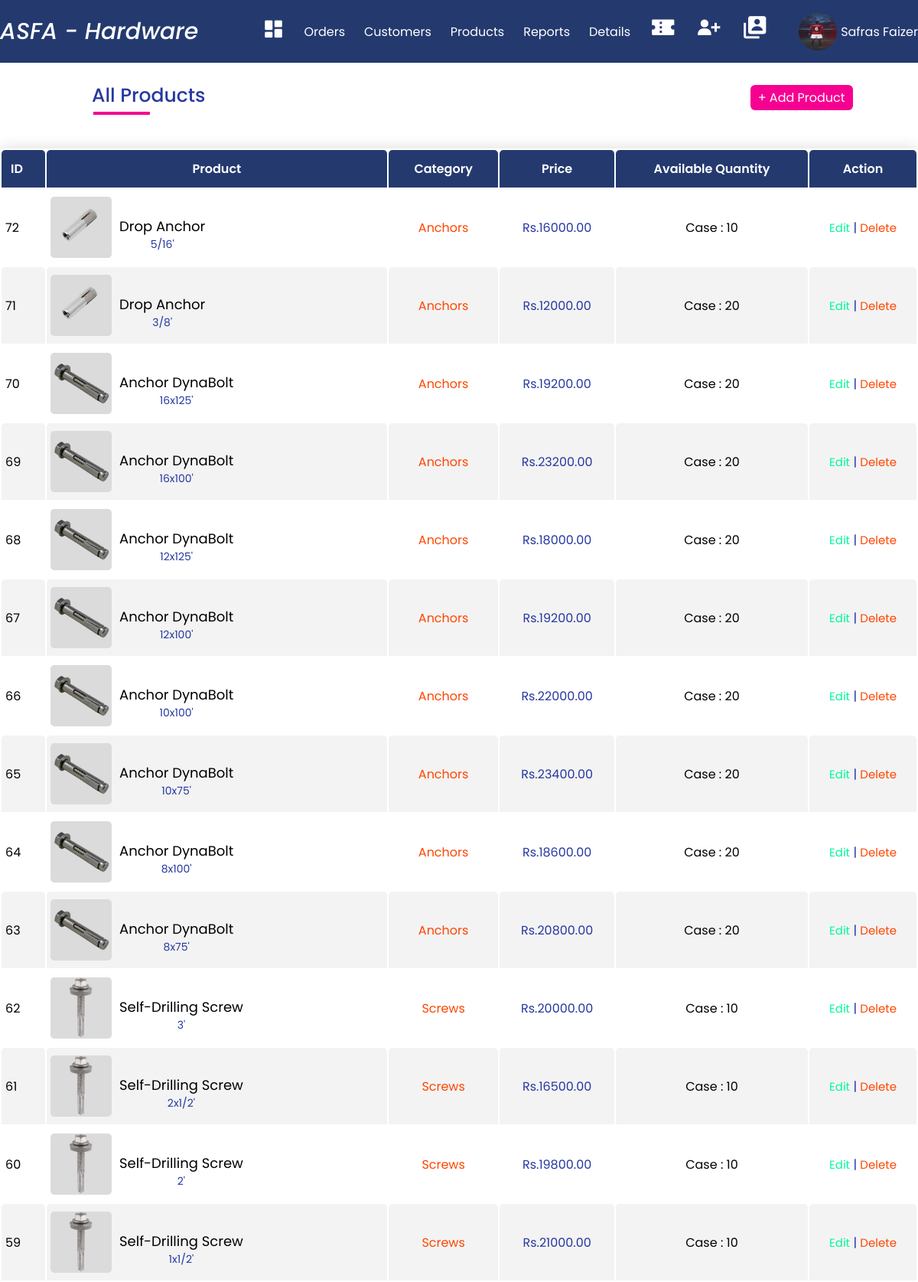
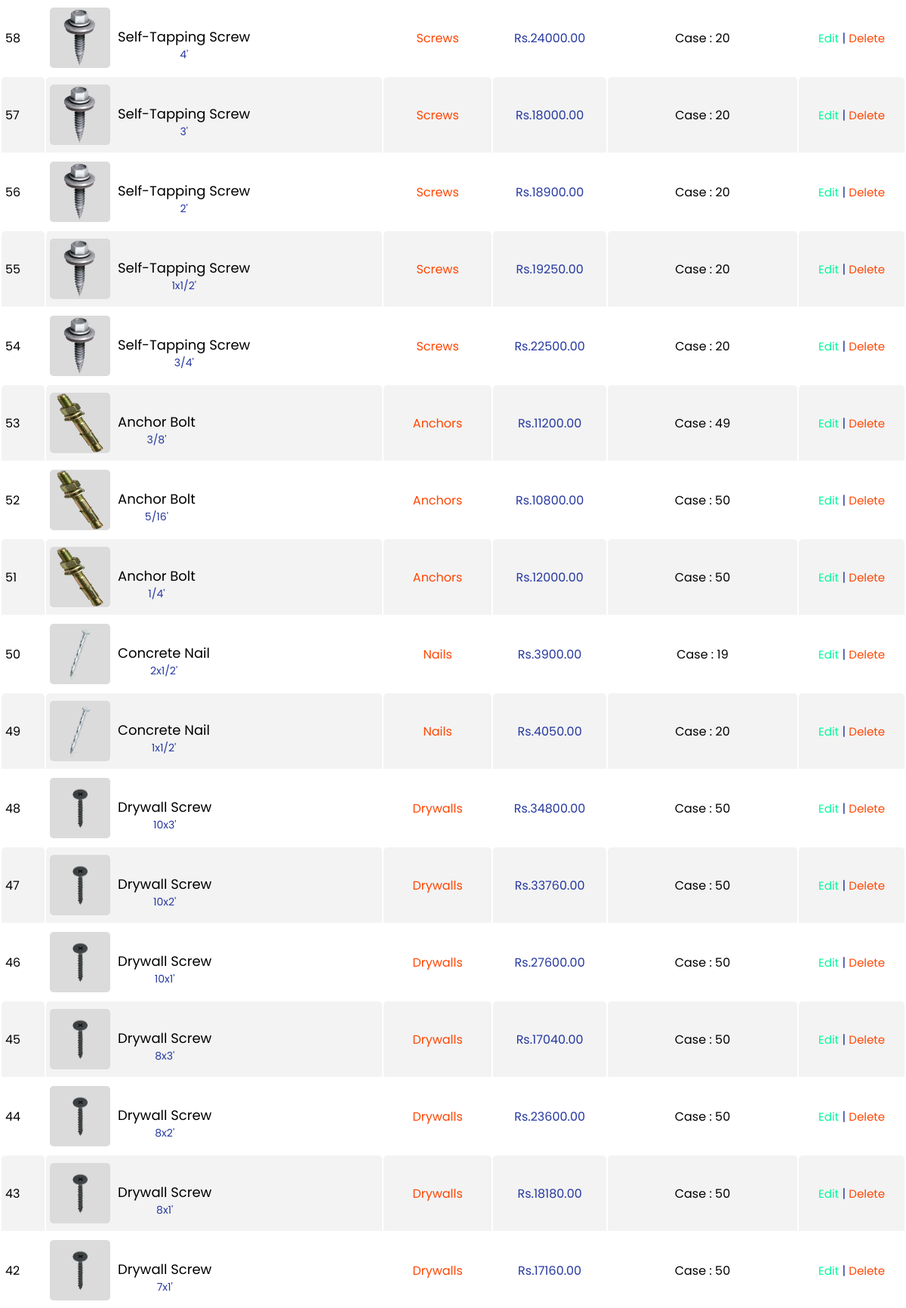
The page /Admin/Products.php (signed in, upper part) on the database its author committed (2 pictures, top to bottom).
### tables this page shows
CREATE TABLE `product` (
  `product_id` int(11) NOT NULL,
  `product_name` varchar(55) NOT NULL,
  `cat_id` int(11) NOT NULL,
  `product_size` varchar(55) NOT NULL,
  `product_quantity` int(60) NOT NULL,
  `product_details` varchar(500) NOT NULL,
  `product_image` varchar(400) NOT NULL,
  `product_price` decimal(40,0) NOT NULL,
  `time` datetime DEFAULT current_timestamp() ON UPDATE current_timestamp()
);

CREATE TABLE `category` (
  `cat_id` int(11) NOT NULL,
  `cat_name` varchar(55) NOT NULL
);

### Admin/Products.php (the view, shortened to what this page needs)
<?php
include_once("Includes/connect.php");
?>
<html>
<head>
<?php include 'Includes/Navigation2.php'; ?>
<link rel="stylesheet" href="https://cdn.jsdelivr.net/npm/@fortawesome/fontawesome-free@5.15.3/css/fontawesome.min.css">
<link rel="stylesheet" href="../Admin/CSS/Style.css" />
</head>
<body>
<div class="head">
          <h1>All Products</h1>
          <a href="../Admin/Add_Products.php" class="btn">+ Add Product</a>
</div>
<div class="container-md cart">
    <table>
				<thead>
                  <tr>
                      <th>ID</th>
                      <th>Product</th>
                      <th>Category</th>
                      <th>Price</th>
                      <th>Available Quantity</th>
                      <th>Action</th>
      </tr>
				</thead>
				<tbody>
                <?php
    $sql = "SELECT * FROM product JOIN category ON product.cat_id=category.cat_id ORDER BY `product`.`product_id` DESC";
    $result = mysqli_query($conn, $sql);
    if (mysqli_num_rows($result) > 0) {
        while($row = mysqli_fetch_assoc($result)) {
            ?>
        <tr>
        <td style="color:black;"><?php echo $row["product_id"] ?></td>
        <td>
          <div class="cart-info">
            <img src="../Admin/<?php echo  $row['product_image'] ?>" alt="">
            <div>
              <br>
              <a style="font-size: 1.8rem; color:black;" href="Product_Details.php?id=<?php echo  $row['product_id'] ?>"><?php echo $row['product_name']?></a>
              <p><?php echo $row['product_size']?>'</p>
            </div>
          </div>
        </td>
        <td> <a style="font-size: 1.6rem;" href="Categories.php?id=<?php echo  $row['cat_id'] ?>"><?php echo $row['cat_name']?></a></td>
        <td>Rs.<?php echo $row['product_price']?>.00 </td>
        <td><p style="color: black;">Case : <?php echo $row['product_quantity']?></p></td>
            <td><a style="color: #00FA9A;" href='Edit_Products.php?id=<?php echo $row["product_id"] ?>'>Edit</a>
            | <a href='Delete_Products.php?id=<?php echo $row["product_id"] ?>'>Delete</a></td>
        </tr>
        <?php
        }
      } else {
        echo "0 results";
      }
?>
				</tbody>
			</table>
    </div>
    <br>
<?php include 'Includes/Footer.php'; ?>
</body>
</html>

### Admin/Includes/Navigation2.php (shortened to what this page needs)
<?php
include_once("Includes/connect.php");
?>
<!DOCTYPE html>
<html lang="en">
<head>
  <link rel="stylesheet" href="https://cdn.jsdelivr.net/npm/boxicons@latest/css/boxicons.min.css" />
  <link rel="stylesheet" href="../Admin/CSS/Style.css" />
</head>
<body>
      <nav class="nav">
        <div class="navigation container">
          <div class="logo">
            <h1>ASFA - Hardware</h1>
          </div>
          <div class="menu">
            <ul class="nav-list">
            <li class="nav-item">
                <a href="Dashboard.php" class="nav-link icon"><i class='bx bxs-dashboard'></i></a>
              </li>
              <li class="nav-item">
                <a href="Orders.php" class="nav-link">Orders</a>
              </li>
              <li class="nav-item">
                <a href="Customers.php" class="nav-link">Customers</a>
              </li>
              <li class="nav-item">
                <a href="Products.php" class="nav-link">Products</a>
              </li>
              <li class="nav-item">
                <a href="Reports.php" class="nav-link">Reports</a>
              </li>
              <li class="nav-item">
                <a href="Delivery_Details.php" class="nav-link">Details</a>
              </li>
              <li class="nav-item">
                <a href="Coupon.php" class="nav-link icon"><i style="font-size:3.5rem;" class='bx bxs-coupon'></i></a>
              </li>
              <li class="nav-item">
                <a href="Create_Accounts.php" class="nav-link icon"><i style="font-size:3.5rem;" class='bx bxs-user-plus'></i></a>
              </li>
              <li class="nav-item">
                <a href="Admin_Profile.php" class="nav-link icon"><i style="font-size:3.5rem;" class='bx bxs-user-account'></i></a>
              </li>
              <li class="nav-item">
                <a href="#" class="nav-link"></a>
              </li>
              <li class="nav-item">
              <?php
              $a_id = $_SESSION['adminid'];
              $sql = "SELECT * FROM admin where admin_id='$a_id'";
              $result = mysqli_query($conn, $sql);
              while($row = mysqli_fetch_assoc($result)) {
              ?>
              <img src="../Admin/<?php echo  $row['admin_image'] ?>" alt="" class="avatar">
              <?php } ?>
              </li>
              <div class="right">
              <ul>
              <li>
              <span class="nav-link"><?php echo $_SESSION['admin'];?></span>
            </ul>
          </div>
        </div>
      </nav>
</body>
</html>

### Admin/CSS/Style.css (style rules this page uses)
*, *::before, *::after { margin: 0; padding: 0; box-sizing: inherit; }
html { box-sizing: border-box; font-size: 62.5%; }
body { font-family: 'Poppins', sans-serif; font-size: 1.6rem; font-weight: 400; background-color: #fff; color: #2638a0; position: relative; z-index: 1; }
h1,h2,h3,h4 { font-weight: 500; }
a { color: inherit; text-decoration: none; }
img { max-width: 100%; }
li { list-style-type: none; }
.container { max-width: 120rem; margin: 0 auto; }
.container-md { max-width: 135rem; margin: 0 auto; }
.nav { padding: 1.6rem 0; background-color: #243a6f; color: #ffffff; }
.navigation { display: flex; align-items: center; justify-content: space-between; }
.logo h1 { font-size: 3rem; font-style: italic; }
.nav-list { display: flex; align-items: center; }
.nav-item:not(:last-child) { margin-right: 0.5rem; }
.nav-link:link, .nav-link:visited { padding: 0.8rem 1rem; transition: all 300ms ease-in-out; }
.nav-link.icon { font-size: 3rem; }
.right ul li { position: relative; }
.avatar { vertical-align: middle; width: 50px; height: 50px; border-radius: 50%; }
.btn { position: relative; padding: 5px 10px; background: #243a6f; color: #fff; text-decoration: none; border-radius: 6px; }
.head .btn { position: relative; padding: 5px 10px; margin-left: 59%; background: #f60091; color: #fff; text-decoration: none; border-radius: 6px; }
.head h1 { font-size: 2.5rem; display: inline-block; position: relative; z-index: 0; margin-left: 10%; margin-top: 2%; }
.head h1::after { content: ""; position: absolute; left: 26%; bottom: -20%; transform: translate(-50%, -50%); background-color: #f60091; width: 50%; height: 0.4rem; z-index: 1; }
.cart { margin: 50px auto; border-radius: 5px 5px 0 0; border-color: #243a6f; box-shadow: 0 0 20px rgba(0, 0, 0, 0.15); }
.cart table { width: 100%; border-radius: 5px 5px 0 0; }
.cart-info { display: flex; flex-wrap: wrap; }
.cart-info p { font-size: 1.4rem; color: #2638a0; }
.cart th { text-align: center; padding: 1.2rem; color: #fff; background-color: #243a6f; font-weight: 600; font-size: 1.6rem; border-radius: 5px 5px 0 0; }
.cart td { padding: 1rem 0.5rem; border-radius: 5px 5px 0 0; border-color: #243a6f; text-align: center; }
.cart td a { color: orangered; font-size: 1.5rem; }
.cart td img { width: 8rem; height: 8rem; margin-right: 1rem; background-color: rgb(219, 219, 219); border-radius: 5px 5px 5px 5px; }
.cart td:first-child, .cart th:first-child { text-align: left; }
.cart tbody tr { border-bottom: 1px solid #dddddd; }
.cart tbody tr:nth-of-type(even) { background-color: #f3f3f3; }

### rows shown on the page
product: product_id "72", product_image (picture), product_name "Drop Anchor", product_size "5/16", cat.cat_name "Anchors", product_price "16000", product_quantity "10"
product: product_id "71", product_image (picture), product_name "Drop Anchor", product_size "3/8", cat.cat_name "Anchors", product_price "12000", product_quantity "20"
product: product_id "70", product_image (picture), product_name "Anchor DynaBolt", product_size "16x125", cat.cat_name "Anchors", product_price "19200", product_quantity "20"
product: product_id "69", product_image (picture), product_name "Anchor DynaBolt", product_size "16x100", cat.cat_name "Anchors", product_price "23200", product_quantity "20"
product: product_id "68", product_image (picture), product_name "Anchor DynaBolt", product_size "12x125", cat.cat_name "Anchors", product_price "18000", product_quantity "20"
product: product_id "67", product_image (picture), product_name "Anchor DynaBolt", product_size "12x100", cat.cat_name "Anchors", product_price "19200", product_quantity "20"
product: product_id "66", product_image (picture), product_name "Anchor DynaBolt", product_size "10x100", cat.cat_name "Anchors", product_price "22000", product_quantity "20"
product: product_id "65", product_image (picture), product_name "Anchor DynaBolt", product_size "10x75", cat.cat_name "Anchors", product_price "23400", product_quantity "20"
product: product_id "64", product_image (picture), product_name "Anchor DynaBolt", product_size "8x100", cat.cat_name "Anchors", product_price "18600", product_quantity "20"
product: product_id "63", product_image (picture), product_name "Anchor DynaBolt", product_size "8x75", cat.cat_name "Anchors", product_price "20800", product_quantity "20"
product: product_id "62", product_image (picture), product_name "Self-Drilling Screw", product_size "3", cat.cat_name "Screws", product_price "20000", product_quantity "10"
product: product_id "61", product_image (picture), product_name "Self-Drilling Screw", product_size "2x1/2", cat.cat_name "Screws", product_price "16500", product_quantity "10"
product: product_id "60", product_image (picture), product_name "Self-Drilling Screw", product_size "2", cat.cat_name "Screws", product_price "19800", product_quantity "10"
product: product_id "59", product_image (picture), product_name "Self-Drilling Screw", product_size "1x1/2", cat.cat_name "Screws", product_price "21000", product_quantity "10"
product: product_id "58", product_image (picture), product_name "Self-Tapping Screw", product_size "4", cat.cat_name "Screws", product_price "24000", product_quantity "20"
product: product_id "57", product_image (picture), product_name "Self-Tapping Screw", product_size "3", cat.cat_name "Screws", product_price "18000", product_quantity "20"
product: product_id "56", product_image (picture), product_name "Self-Tapping Screw", product_size "2", cat.cat_name "Screws", product_price "18900", product_quantity "20"
product: product_id "55", product_image (picture), product_name "Self-Tapping Screw", product_size "1x1/2", cat.cat_name "Screws", product_price "19250", product_quantity "20"
product: product_id "54", product_image (picture), product_name "Self-Tapping Screw", product_size "3/4", cat.cat_name "Screws", product_price "22500", product_quantity "20"
product: product_id "53", product_image (picture), product_name "Anchor Bolt", product_size "3/8", cat.cat_name "Anchors", product_price "11200", product_quantity "49"
product: product_id "52", product_image (picture), product_name "Anchor Bolt", product_size "5/16", cat.cat_name "Anchors", product_price "10800", product_quantity "50"
product: product_id "51", product_image (picture), product_name "Anchor Bolt", product_size "1/4", cat.cat_name "Anchors", product_price "12000", product_quantity "50"
product: product_id "50", product_image (picture), product_name "Concrete Nail", product_size "2x1/2", cat.cat_name "Nails", product_price "3900", product_quantity "19"
product: product_id "49", product_image (picture), product_name "Concrete Nail", product_size "1x1/2", cat.cat_name "Nails", product_price "4050", product_quantity "20"
product: product_id "48", product_image (picture), product_name "Drywall Screw", product_size "10x3", cat.cat_name "Drywalls", product_price "34800", product_quantity "50"
product: product_id "47", product_image (picture), product_name "Drywall Screw", product_size "10x2", cat.cat_name "Drywalls", product_price "33760", product_quantity "50"
product: product_id "46", product_image (picture), product_name "Drywall Screw", product_size "10x1", cat.cat_name "Drywalls", product_price "27600", product_quantity "50"
product: product_id "45", product_image (picture), product_name "Drywall Screw", product_size "8x3", cat.cat_name "Drywalls", product_price "17040", product_quantity "50"
product: product_id "44", product_image (picture), product_name "Drywall Screw", product_size "8x2", cat.cat_name "Drywalls", product_price "23600", product_quantity "50"
product: product_id "43", product_image (picture), product_name "Drywall Screw", product_size "8x1", cat.cat_name "Drywalls", product_price "18180", product_quantity "50"
product: product_id "42", product_image (picture), product_name "Drywall Screw", product_size "7x1", cat.cat_name "Drywalls", product_price "17160", product_quantity "50"

### other values the page prints
$_SESSION['admin'] "Safras Faizer"
